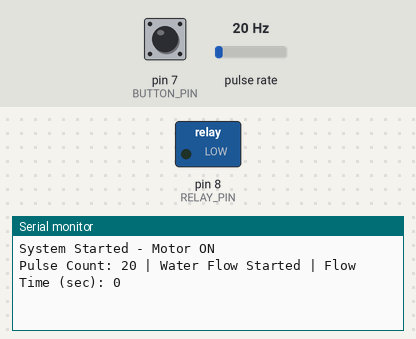
Simulated run of this sketch. Board: Arduino Uno, built with avr-gcc and run on an emulated ATmega328P. Shown: switched loads named in the sketch (green lamp = pin HIGH), the last lines printed to the serial monitor. Wiring (inferred from the names in the program): pulse sensor: data pin 2. The inputs (shaded band) are chosen by the test bench; at power-on: pulse rate 20 Hz, pin 7 (BUTTON_PIN) HIGH.

Above: at 1.2 s.
1.3 s: pulse rate (sensor on pin 2) set to 5 Hz
At 2.8 s:
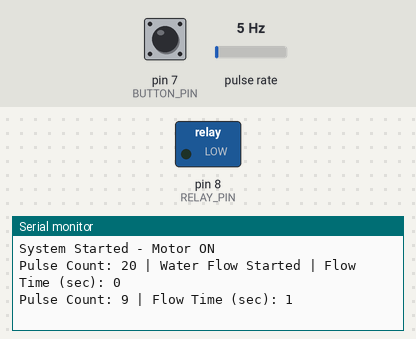
4.3 s: pulse rate (sensor on pin 2) set to 2 Hz
At 5.3 s:
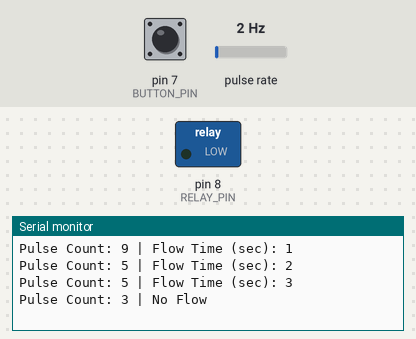

The sketch:

Embedded_Water_Conservation_System.ino
```cpp
#define FLOW_SENSOR 2
#define RELAY_PIN 8
#define BUTTON_PIN 7

volatile unsigned long pulseCount = 0;

unsigned long lastPrintTime = 0;
unsigned long flowStartTime = 0;

bool motorState = true;
bool flowActive = false;

bool lastButtonState = HIGH;

void countPulse() {
  pulseCount++;
}

void setup() {
  Serial.begin(9600);

  pinMode(FLOW_SENSOR, INPUT);
  pinMode(RELAY_PIN, OUTPUT);
  pinMode(BUTTON_PIN, INPUT_PULLUP);

  attachInterrupt(digitalPinToInterrupt(FLOW_SENSOR), countPulse, RISING);

  digitalWrite(RELAY_PIN, LOW);

  Serial.println("System Started - Motor ON");
}

void loop() {

  if (millis() - lastPrintTime >= 1000) {

    lastPrintTime = millis();

    unsigned long currentPulses = pulseCount;
    pulseCount = 0;

    Serial.print("Pulse Count: ");
    Serial.print(currentPulses);

    // 🔹 Adjusted threshold for your real flow
    if (currentPulses > 3 && motorState) {

      if (!flowActive) {
        flowActive = true;
        flowStartTime = millis();
        Serial.print(" | Water Flow Started");
      }

      unsigned long flowSeconds = (millis() - flowStartTime) / 1000;

      Serial.print(" | Flow Time (sec): ");
      Serial.print(flowSeconds);

      if (flowSeconds >= 15) {
        digitalWrite(RELAY_PIN, HIGH);
        motorState = false;
        flowActive = false;
        Serial.print(" | OVERFLOW! Motor OFF");
      }

    } else {
      flowActive = false;
      Serial.print(" | No Flow");
    }

    Serial.println();
  }

  // -------- BUTTON --------
  bool currentButtonState = digitalRead(BUTTON_PIN);

  if (lastButtonState == HIGH && currentButtonState == LOW) {
    delay(200);

    if (!motorState) {
      digitalWrite(RELAY_PIN, LOW);
      motorState = true;
      flowActive = false;
      Serial.println("Motor Restarted by Button");
    }
  }

  lastButtonState = currentButtonState;
}
```

Measured:
- the behaviour switches between 4 and 3 Hz on pulse rate (sensor on pin 2) (found by bisection; images 1 and 2)
- after the input at 1.3 s, the serial monitor: prints a new line after 0.70 s (image 1)
- after the input at 4.3 s, the serial monitor: prints a new line after 0.70 s (image 2)
